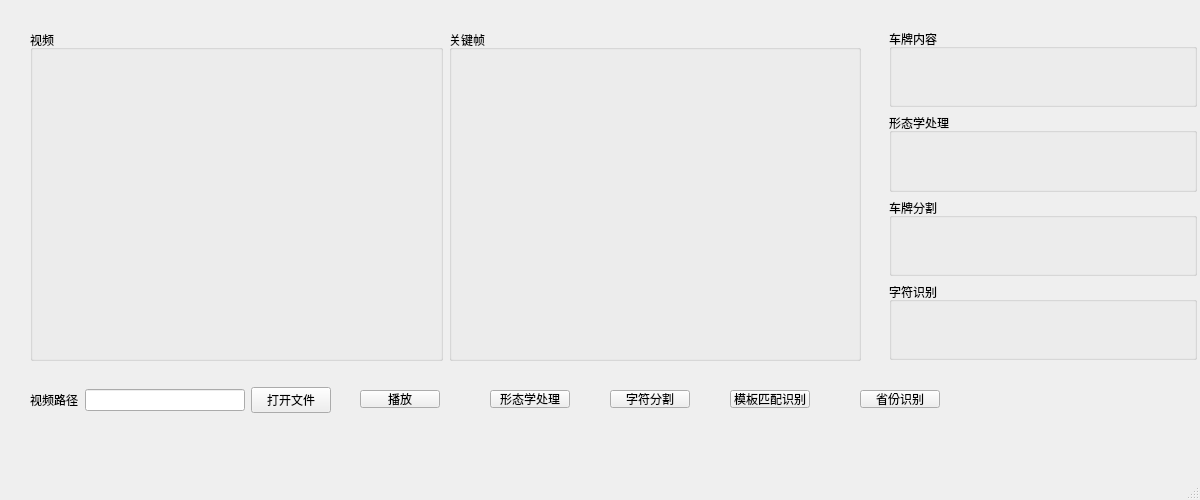
<?xml version="1.0" encoding="UTF-8"?>
<ui version="4.0">
 <class>MainWindow</class>
 <widget class="QMainWindow" name="MainWindow">
  <property name="geometry">
   <rect>
    <x>0</x>
    <y>0</y>
    <width>1200</width>
    <height>500</height>
   </rect>
  </property>
  <property name="windowTitle">
   <string>MainWindow</string>
  </property>
  <widget class="QWidget" name="centralwidget">
   <widget class="QWidget" name="horizontalLayoutWidget">
    <property name="geometry">
     <rect>
      <x>30</x>
      <y>360</y>
      <width>301</width>
      <height>80</height>
     </rect>
    </property>
    <layout class="QHBoxLayout" name="horizontalLayout">
     <item>
      <widget class="QLabel" name="label">
       <property name="text">
        <string>视频路径</string>
       </property>
      </widget>
     </item>
     <item>
      <widget class="QLineEdit" name="lineEdit"/>
     </item>
     <item>
      <widget class="QPushButton" name="pushButton_input">
       <property name="text">
        <string>打开文件</string>
       </property>
      </widget>
     </item>
    </layout>
   </widget>
   <widget class="QWidget" name="horizontalLayoutWidget_2">
    <property name="geometry">
     <rect>
      <x>30</x>
      <y>30</y>
      <width>831</width>
      <height>331</height>
     </rect>
    </property>
    <layout class="QHBoxLayout" name="horizontalLayout_2">
     <item>
      <widget class="QGroupBox" name="groupBox">
       <property name="title">
        <string>视频</string>
       </property>
       <widget class="QLabel" name="label_video">
        <property name="geometry">
         <rect>
          <x>0</x>
          <y>20</y>
          <width>411</width>
          <height>311</height>
         </rect>
        </property>
        <property name="text">
         <string/>
        </property>
        <property name="alignment">
         <set>Qt::AlignCenter</set>
        </property>
       </widget>
      </widget>
     </item>
     <item>
      <widget class="QGroupBox" name="groupBox_2">
       <property name="title">
        <string>关键帧</string>
       </property>
       <widget class="QLabel" name="label_keyframe">
        <property name="geometry">
         <rect>
          <x>9</x>
          <y>21</y>
          <width>401</width>
          <height>311</height>
         </rect>
        </property>
        <property name="text">
         <string/>
        </property>
       </widget>
      </widget>
     </item>
    </layout>
   </widget>
   <widget class="QWidget" name="gridLayoutWidget">
    <property name="geometry">
     <rect>
      <x>889</x>
      <y>29</y>
      <width>308</width>
      <height>331</height>
     </rect>
    </property>
    <layout class="QGridLayout" name="gridLayout">
     <item row="3" column="0">
      <widget class="QGroupBox" name="groupBox_4">
       <property name="title">
        <string>车牌分割</string>
       </property>
       <widget class="QWidget" name="horizontalLayoutWidget_4">
        <property name="geometry">
         <rect>
          <x>-1</x>
          <y>10</y>
          <width>311</width>
          <height>71</height>
         </rect>
        </property>
        <layout class="QHBoxLayout" name="horizontalLayout_4">
         <item>
          <widget class="QLabel" name="lp_seg1">
           <property name="text">
            <string/>
           </property>
          </widget>
         </item>
         <item>
          <widget class="QLabel" name="lp_seg2">
           <property name="text">
            <string/>
           </property>
          </widget>
         </item>
         <item>
          <widget class="QLabel" name="lp_seg3">
           <property name="text">
            <string/>
           </property>
          </widget>
         </item>
         <item>
          <widget class="QLabel" name="lp_seg4">
           <property name="text">
            <string/>
           </property>
          </widget>
         </item>
         <item>
          <widget class="QLabel" name="lp_seg5">
           <property name="text">
            <string/>
           </property>
          </widget>
         </item>
         <item>
          <widget class="QLabel" name="lp_seg6">
           <property name="enabled">
            <bool>true</bool>
           </property>
           <property name="text">
            <string/>
           </property>
          </widget>
         </item>
         <item>
          <widget class="QLabel" name="lp_seg7">
           <property name="text">
            <string/>
           </property>
          </widget>
         </item>
        </layout>
       </widget>
      </widget>
     </item>
     <item row="1" column="0">
      <widget class="QGroupBox" name="groupBox_6">
       <property name="title">
        <string>形态学处理</string>
       </property>
       <widget class="QLabel" name="label_morph">
        <property name="geometry">
         <rect>
          <x>0</x>
          <y>10</y>
          <width>311</width>
          <height>71</height>
         </rect>
        </property>
        <property name="text">
         <string/>
        </property>
       </widget>
      </widget>
     </item>
     <item row="4" column="0">
      <widget class="QGroupBox" name="groupBox_5">
       <property name="title">
        <string>字符识别</string>
       </property>
       <widget class="QWidget" name="horizontalLayoutWidget_3">
        <property name="geometry">
         <rect>
          <x>0</x>
          <y>18</y>
          <width>306</width>
          <height>61</height>
         </rect>
        </property>
        <layout class="QHBoxLayout" name="horizontalLayout_3">
         <item>
          <widget class="QLabel" name="lp_char1">
           <property name="text">
            <string/>
           </property>
          </widget>
         </item>
         <item>
          <widget class="QLabel" name="lp_char2">
           <property name="text">
            <string/>
           </property>
          </widget>
         </item>
         <item>
          <widget class="QLabel" name="lp_char3">
           <property name="text">
            <string/>
           </property>
          </widget>
         </item>
         <item>
          <widget class="QLabel" name="lp_char4">
           <property name="text">
            <string/>
           </property>
          </widget>
         </item>
         <item>
          <widget class="QLabel" name="lp_char5">
           <property name="text">
            <string/>
           </property>
          </widget>
         </item>
         <item>
          <widget class="QLabel" name="lp_char6">
           <property name="text">
            <string/>
           </property>
          </widget>
         </item>
         <item>
          <widget class="QLabel" name="lp_char7">
           <property name="text">
            <string/>
           </property>
          </widget>
         </item>
        </layout>
       </widget>
      </widget>
     </item>
     <item row="0" column="0">
      <widget class="QGroupBox" name="groupBox_3">
       <property name="title">
        <string>车牌内容</string>
       </property>
       <widget class="QLabel" name="lp_img">
        <property name="geometry">
         <rect>
          <x>-1</x>
          <y>11</y>
          <width>301</width>
          <height>71</height>
         </rect>
        </property>
        <property name="text">
         <string/>
        </property>
       </widget>
      </widget>
     </item>
    </layout>
   </widget>
   <widget class="QPushButton" name="pushButton_play">
    <property name="geometry">
     <rect>
      <x>360</x>
      <y>390</y>
      <width>80</width>
      <height>18</height>
     </rect>
    </property>
    <property name="text">
     <string>播放</string>
    </property>
   </widget>
   <widget class="QPushButton" name="pushButton_seg">
    <property name="geometry">
     <rect>
      <x>490</x>
      <y>390</y>
      <width>80</width>
      <height>18</height>
     </rect>
    </property>
    <property name="text">
     <string>形态学处理</string>
    </property>
   </widget>
   <widget class="QPushButton" name="pushButton_charseg">
    <property name="geometry">
     <rect>
      <x>610</x>
      <y>390</y>
      <width>80</width>
      <height>18</height>
     </rect>
    </property>
    <property name="text">
     <string>字符分割</string>
    </property>
   </widget>
   <widget class="QPushButton" name="pushButton_template">
    <property name="geometry">
     <rect>
      <x>730</x>
      <y>390</y>
      <width>80</width>
      <height>18</height>
     </rect>
    </property>
    <property name="text">
     <string>模板匹配识别</string>
    </property>
   </widget>
   <widget class="QPushButton" name="pushButton_province">
    <property name="geometry">
     <rect>
      <x>860</x>
      <y>390</y>
      <width>80</width>
      <height>18</height>
     </rect>
    </property>
    <property name="text">
     <string>省份识别</string>
    </property>
   </widget>
  </widget>
  <widget class="QStatusBar" name="statusbar"/>
 </widget>
 <resources/>
 <connections/>
</ui>
